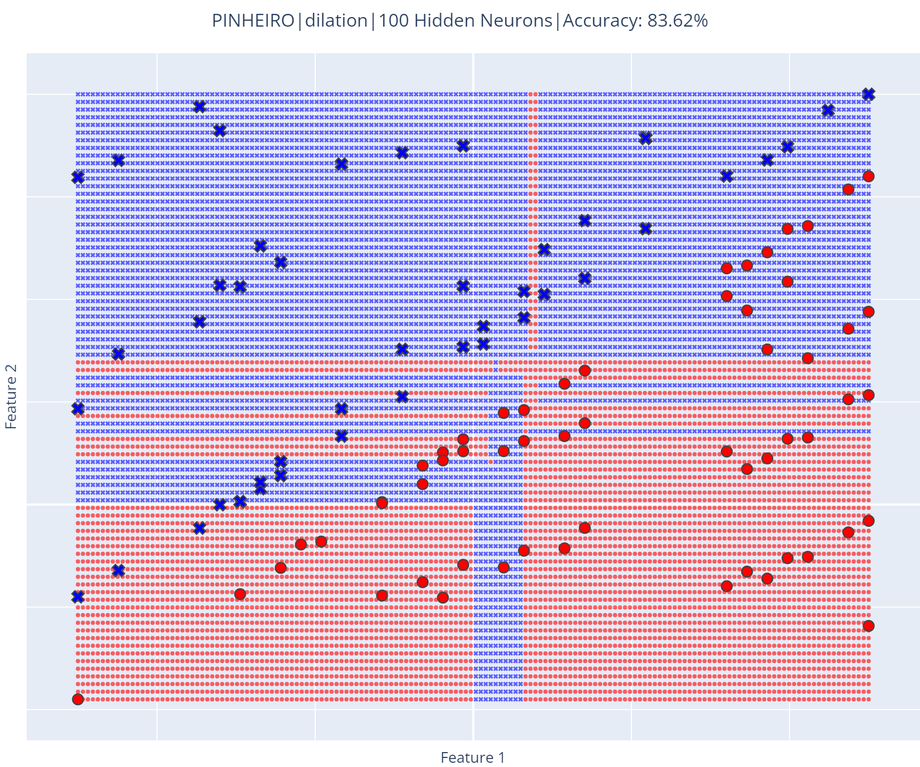
#> input picture ELM_XAI/linear/PINHEIRO_dilation_83.62_100.png, 920 x 767 px, shrunk from 1728 x 1440 before the run; its folder holds only this picture in this run
$ python -i preprocess_images.py   (imports and definitions only)   (older library calls are emulated)
#> lines starting #> are read from the running program, lines starting #| are printed output that depends on the picture; after the words box and inside, x2 and y2 are one past the last pixel; in counts of white or black regions, pixels touching at a corner belong together
#> further down, picture is the input picture: shape (767, 920, 3); mean B, G, R 227.6, 198, 212.3
import os
import cv2
import copy
import numpy as np
from skimage.feature import graycomatrix, graycoprops

# [7 lines left out: function listar_imagens, not called in this run]

def filtrar_bilateral(image, d=12, sigma_color=75, sigma_space=75):
    # Aplicar o filtro bilateral
#> called with d = 12, sigma_color = 75, sigma_space = 75
    filtered_image = cv2.bilateralFilter(image, d, sigma_color, sigma_space)

    return filtered_image

# [11 lines left out: functions filtrar_mediano, filtrar_gaussiano, not called in this run]

def remover_cores(image):
    image = filtrar_bilateral(image=image)
    hsv_image = cv2.cvtColor(image, cv2.COLOR_BGR2HSV)
#> hsv_image: shape (767, 920, 3); mean H, S, V 111.7, 50.9, 244.3

    # Definir os limites para a remoção de cores
    blue = [np.array([80, 50, 50]), np.array([150, 255, 255])]
    purple = [np.array([130, 0, 0]), np.array([170, 255, 255])]
    green = [np.array([35, 50, 50]), np.array([90, 255, 255])]

    # Criação das máscaras para cada cor
    mask_blue = cv2.inRange(hsv_image, blue[0], blue[1])
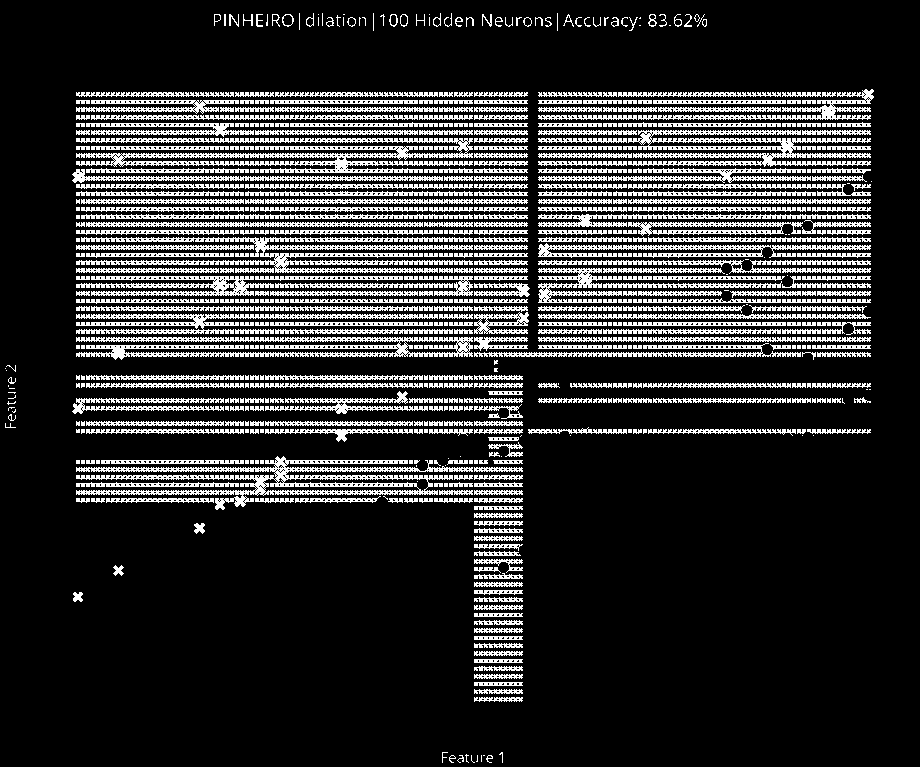
#> mask_blue: shape (767, 920); 18.4% white in thin lines or dots
    mask_green = cv2.inRange(hsv_image, green[0], green[1])
#> mask_green: shape (767, 920); every value is 0
    mask_purple = cv2.inRange(hsv_image, purple[0], purple[1])
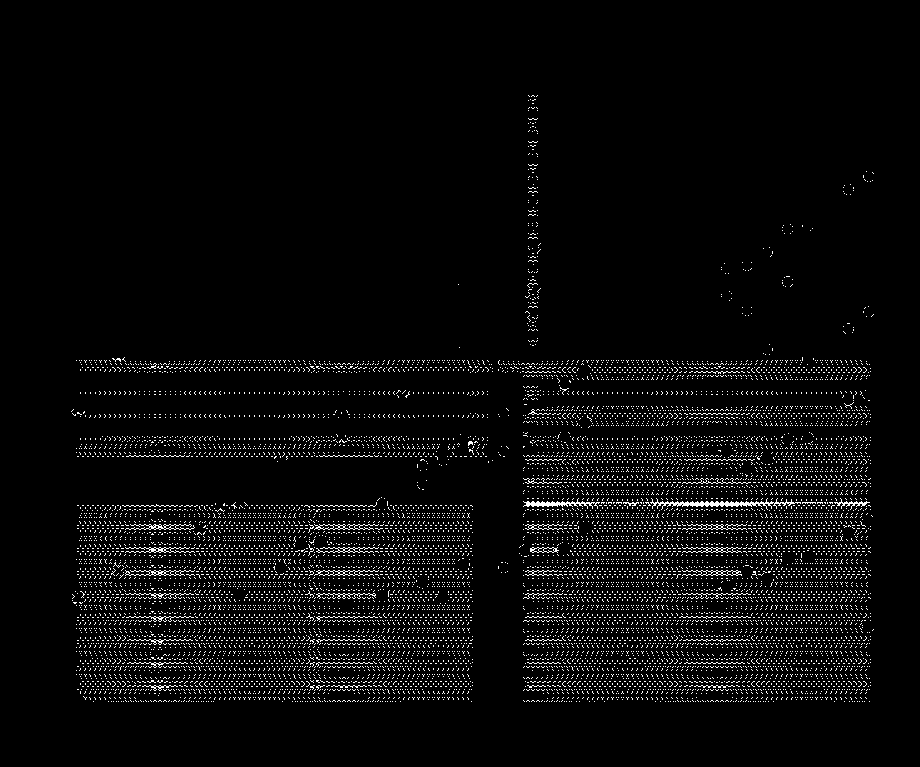
#> mask_purple: shape (767, 920); 3.9% white in thin lines or dots, all inside (x1, y1, x2, y2) = (71, 95, 874, 702)
    # Aplicação da máscara à imagem original

    filtred_img = cv2.bitwise_and(image, image, mask=cv2.bitwise_not(mask_blue))
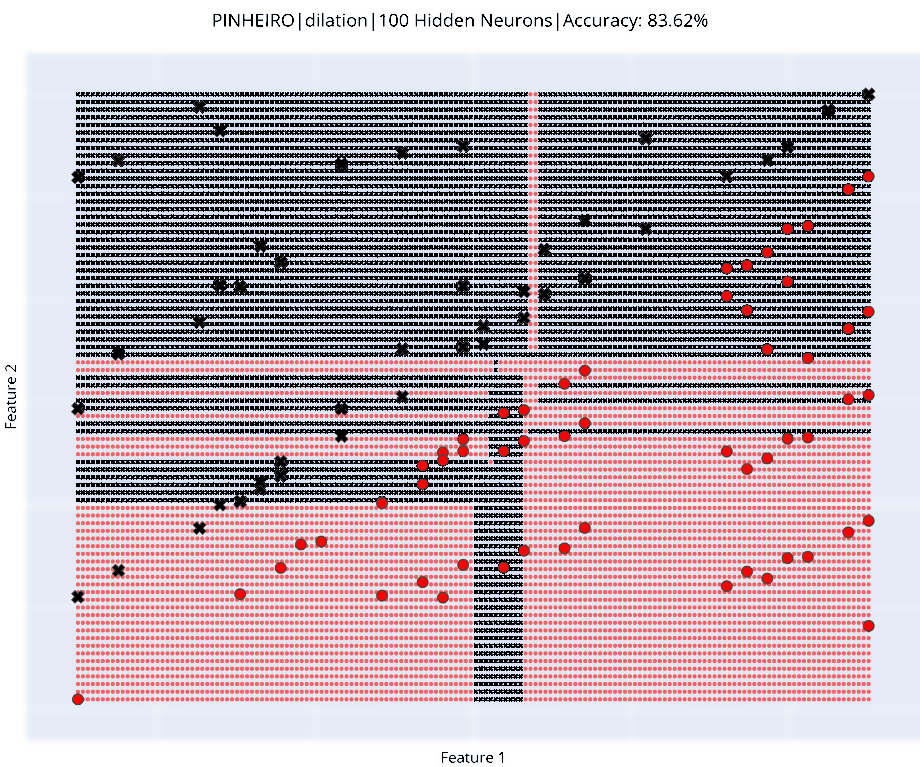
#> filtred_img: shape (767, 920, 3); mean B, G, R 182.8, 174.5, 189.1
    filtred_img = cv2.bitwise_and(filtred_img, image, mask=cv2.bitwise_not(mask_purple))
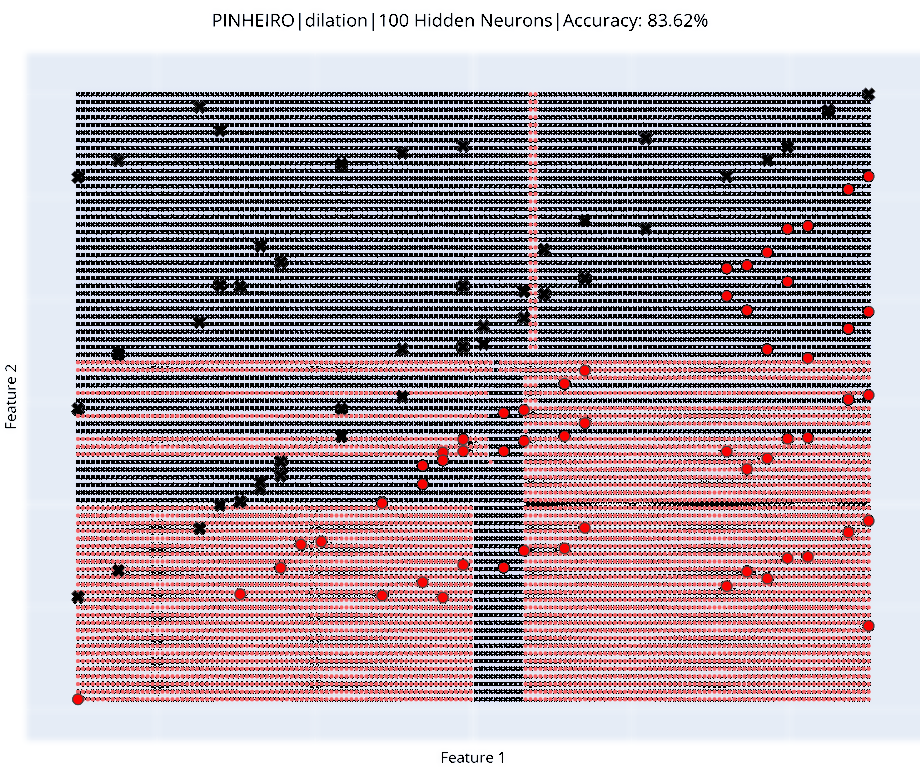
#> filtred_img: shape (767, 920, 3); mean B, G, R 174.1, 166.1, 180.3
    filtred_img = cv2.bitwise_and(filtred_img, image, mask=cv2.bitwise_not(mask_green))
    return filtred_img

def reduce_image(img: np.ndarray, altura_limits: tuple, largura_limits: tuple) -> np.ndarray:
    return img[altura_limits[0]:altura_limits[1],largura_limits[0]:largura_limits[1]]

def salvar_imagem(imagem, caminho_completo):
    cv2.imwrite(caminho_completo, imagem)
    print("Imagem salva com sucesso!")

# [51 lines left out: functions calcular_porcentagens, calcular_descritores_haralick, not called in this run]

>>> import cv2
>>> picture = cv2.imread('../ELM_XAI/linear/PINHEIRO_dilation_83.62_100.png')
>>> result = remover_cores(picture)

$ run again, on ELM_XAI/linear/XAIRildo_dilation_85.34_20.png
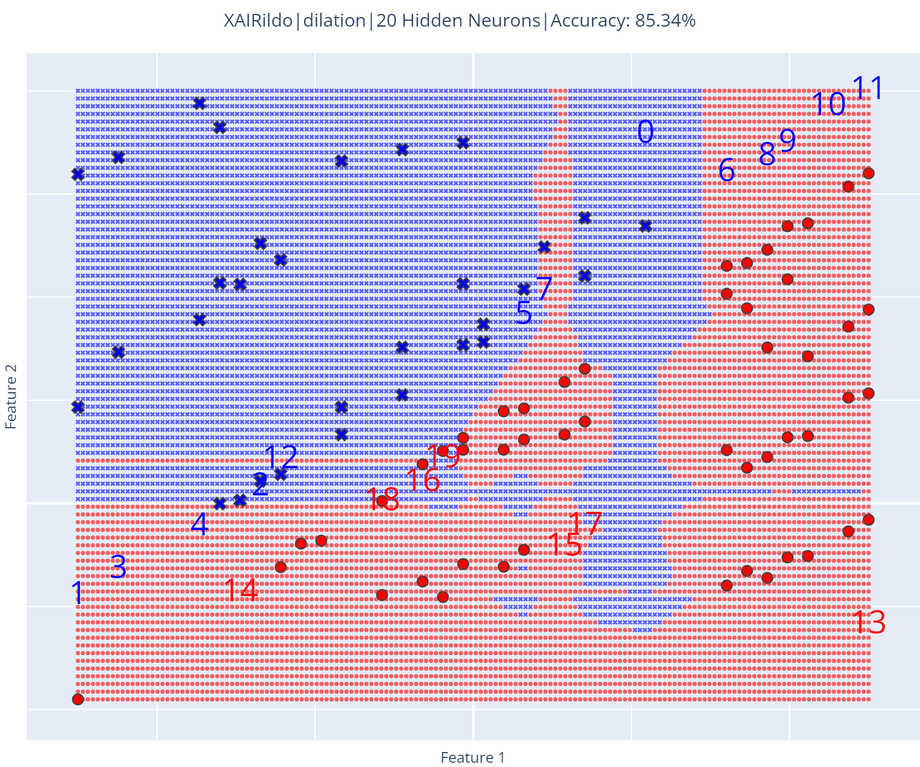
#> input picture ELM_XAI/linear/XAIRildo_dilation_85.34_20.png, 920 x 767 px, shrunk from 1728 x 1440 before the run
#> picture is the input picture: shape (767, 920, 3); mean B, G, R 225.2, 197.7, 214.8
#> hsv_image: shape (767, 920, 3); mean H, S, V 113.1, 50.9, 244.2
#> in remover_cores, `mask_blue = cv2.inRange(hsv_image, blue[0], blue[1])`:
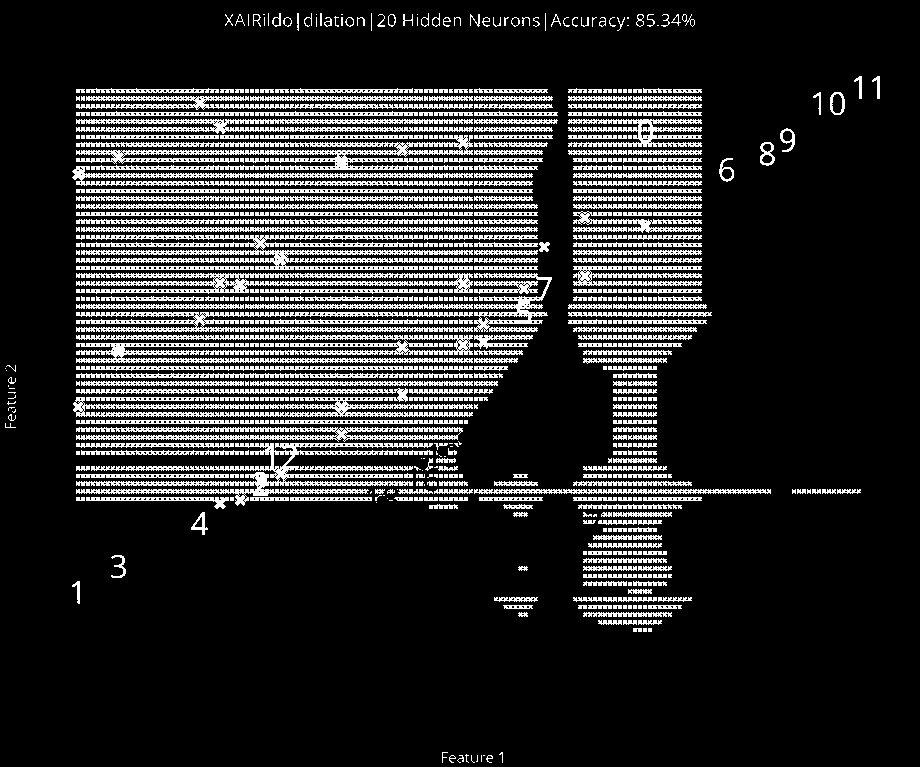
#> mask_blue: shape (767, 920); 16.5% white in thin lines or dots
#> mask_green: shape (767, 920); every value is 0
#> mask_purple: shape (767, 920); 4.5% white in thin lines or dots, all inside (x1, y1, x2, y2) = (76, 88, 885, 702)
#> in remover_cores, `filtred_img = cv2.bitwise_and(filtred_img, image, mask=cv2.bitwise_not..`:
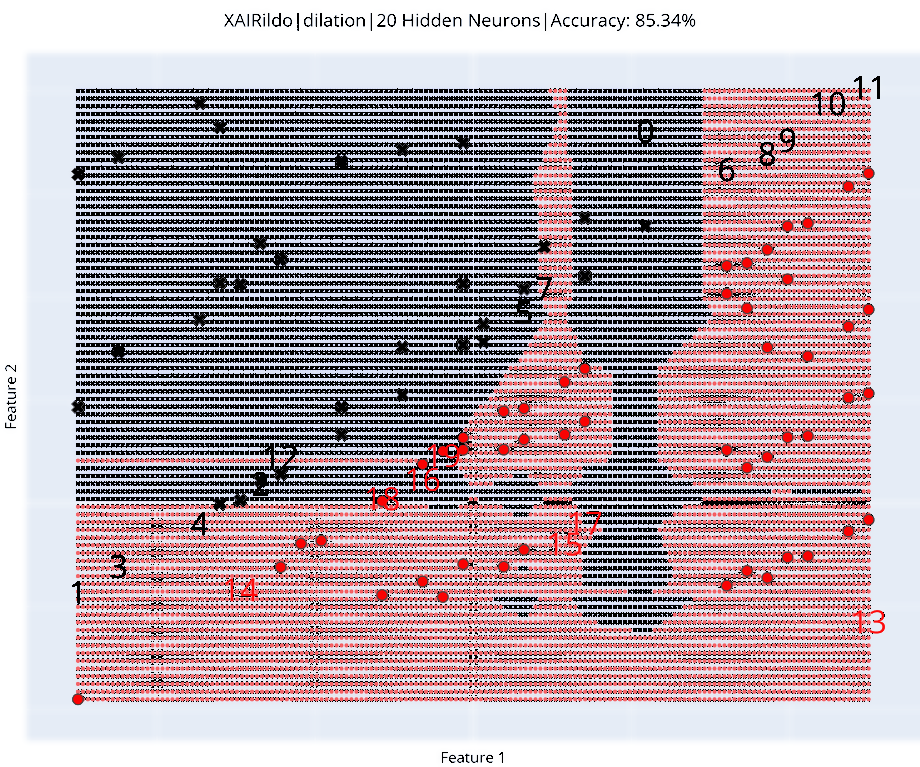
#> filtred_img: shape (767, 920, 3); mean B, G, R 175, 167.2, 183.9
